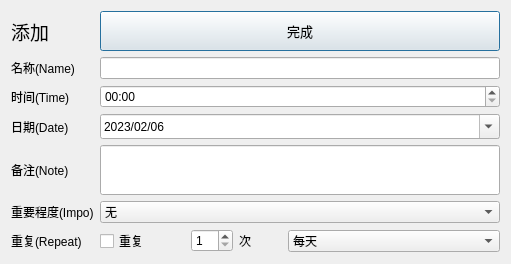
<?xml version="1.0" encoding="UTF-8"?>
<ui version="4.0">
 <class>Addnew</class>
 <widget class="QDialog" name="Addnew">
  <property name="geometry">
   <rect>
    <x>0</x>
    <y>0</y>
    <width>511</width>
    <height>261</height>
   </rect>
  </property>
  <property name="windowTitle">
   <string>添加</string>
  </property>
  <layout class="QGridLayout" name="gridLayout">
   <item row="1" column="2">
    <widget class="QLineEdit" name="nameLineEdit"/>
   </item>
   <item row="2" column="2">
    <widget class="QTimeEdit" name="timeTimeEdit">
     <property name="dateTime">
      <datetime>
       <hour>0</hour>
       <minute>0</minute>
       <second>0</second>
       <year>2023</year>
       <month>1</month>
       <day>1</day>
      </datetime>
     </property>
     <property name="date">
      <date>
       <year>2023</year>
       <month>1</month>
       <day>1</day>
      </date>
     </property>
     <property name="minimumDate">
      <date>
       <year>2023</year>
       <month>1</month>
       <day>1</day>
      </date>
     </property>
     <property name="currentSection">
      <enum>QDateTimeEdit::HourSection</enum>
     </property>
     <property name="displayFormat">
      <string>HH:mm</string>
     </property>
     <property name="calendarPopup">
      <bool>true</bool>
     </property>
    </widget>
   </item>
   <item row="4" column="0">
    <widget class="QLabel" name="Label">
     <property name="minimumSize">
      <size>
       <width>0</width>
       <height>50</height>
      </size>
     </property>
     <property name="text">
      <string>备注(Note)</string>
     </property>
    </widget>
   </item>
   <item row="4" column="2">
    <widget class="QLineEdit" name="LineEdit">
     <property name="minimumSize">
      <size>
       <width>0</width>
       <height>50</height>
      </size>
     </property>
    </widget>
   </item>
   <item row="5" column="0">
    <widget class="QLabel" name="label_2">
     <property name="text">
      <string>重要程度(Impo)</string>
     </property>
    </widget>
   </item>
   <item row="3" column="0">
    <widget class="QLabel" name="dateLabel">
     <property name="minimumSize">
      <size>
       <width>0</width>
       <height>25</height>
      </size>
     </property>
     <property name="maximumSize">
      <size>
       <width>16777215</width>
       <height>25</height>
      </size>
     </property>
     <property name="text">
      <string>日期(Date)</string>
     </property>
    </widget>
   </item>
   <item row="2" column="0">
    <widget class="QLabel" name="timeLabel">
     <property name="minimumSize">
      <size>
       <width>0</width>
       <height>23</height>
      </size>
     </property>
     <property name="text">
      <string>时间(Time)</string>
     </property>
    </widget>
   </item>
   <item row="5" column="2">
    <widget class="QComboBox" name="comboBox">
     <property name="editable">
      <bool>false</bool>
     </property>
     <item>
      <property name="text">
       <string>无</string>
      </property>
     </item>
     <item>
      <property name="text">
       <string>比较重要</string>
      </property>
     </item>
     <item>
      <property name="text">
       <string>重要</string>
      </property>
     </item>
     <item>
      <property name="text">
       <string>非常重要</string>
      </property>
     </item>
    </widget>
   </item>
   <item row="1" column="0">
    <widget class="QLabel" name="nameLabel">
     <property name="text">
      <string>名称(Name)</string>
     </property>
    </widget>
   </item>
   <item row="0" column="2">
    <widget class="QPushButton" name="pushButton">
     <property name="sizePolicy">
      <sizepolicy hsizetype="Minimum" vsizetype="Fixed">
       <horstretch>0</horstretch>
       <verstretch>30</verstretch>
      </sizepolicy>
     </property>
     <property name="minimumSize">
      <size>
       <width>0</width>
       <height>40</height>
      </size>
     </property>
     <property name="font">
      <font>
       <pointsize>10</pointsize>
      </font>
     </property>
     <property name="text">
      <string>完成</string>
     </property>
    </widget>
   </item>
   <item row="3" column="2">
    <widget class="QDateEdit" name="dateDateEdit">
     <property name="minimumSize">
      <size>
       <width>0</width>
       <height>25</height>
      </size>
     </property>
     <property name="maximumSize">
      <size>
       <width>16777215</width>
       <height>25</height>
      </size>
     </property>
     <property name="dateTime">
      <datetime>
       <hour>0</hour>
       <minute>0</minute>
       <second>0</second>
       <year>2023</year>
       <month>2</month>
       <day>6</day>
      </datetime>
     </property>
     <property name="displayFormat">
      <string>yyyy/MM/dd</string>
     </property>
     <property name="calendarPopup">
      <bool>true</bool>
     </property>
    </widget>
   </item>
   <item row="6" column="0">
    <widget class="QLabel" name="label_3">
     <property name="text">
      <string>重复(Repeat)</string>
     </property>
    </widget>
   </item>
   <item row="6" column="2">
    <layout class="QHBoxLayout" name="horizontalLayout" stretch="2,1,1,5">
     <item>
      <widget class="QCheckBox" name="checkBox">
       <property name="text">
        <string>重复</string>
       </property>
      </widget>
     </item>
     <item>
      <widget class="QSpinBox" name="spinBox">
       <property name="minimum">
        <number>1</number>
       </property>
      </widget>
     </item>
     <item>
      <widget class="QLabel" name="label_4">
       <property name="text">
        <string>次</string>
       </property>
      </widget>
     </item>
     <item>
      <widget class="QComboBox" name="comboBox_2">
       <item>
        <property name="text">
         <string>每天</string>
        </property>
       </item>
       <item>
        <property name="text">
         <string>每两天</string>
        </property>
       </item>
       <item>
        <property name="text">
         <string>每周</string>
        </property>
       </item>
       <item>
        <property name="text">
         <string>每两周</string>
        </property>
       </item>
      </widget>
     </item>
    </layout>
   </item>
   <item row="0" column="0">
    <widget class="QLabel" name="label">
     <property name="minimumSize">
      <size>
       <width>30</width>
       <height>40</height>
      </size>
     </property>
     <property name="font">
      <font>
       <pointsize>14</pointsize>
      </font>
     </property>
     <property name="text">
      <string>添加</string>
     </property>
    </widget>
   </item>
  </layout>
 </widget>
 <resources/>
 <connections/>
</ui>
